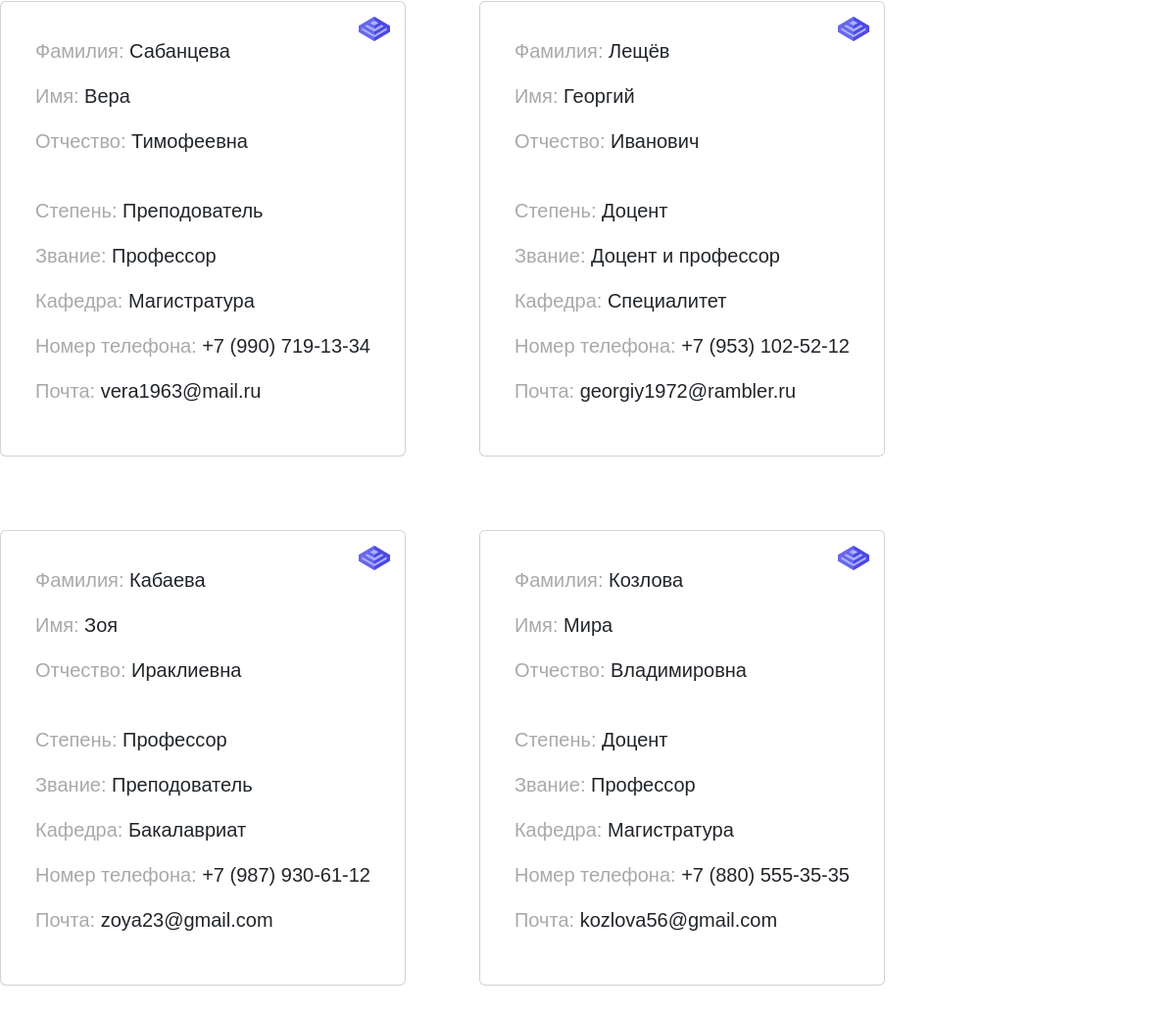
The page /teachers.php (lower part) on the database as committed earlier.
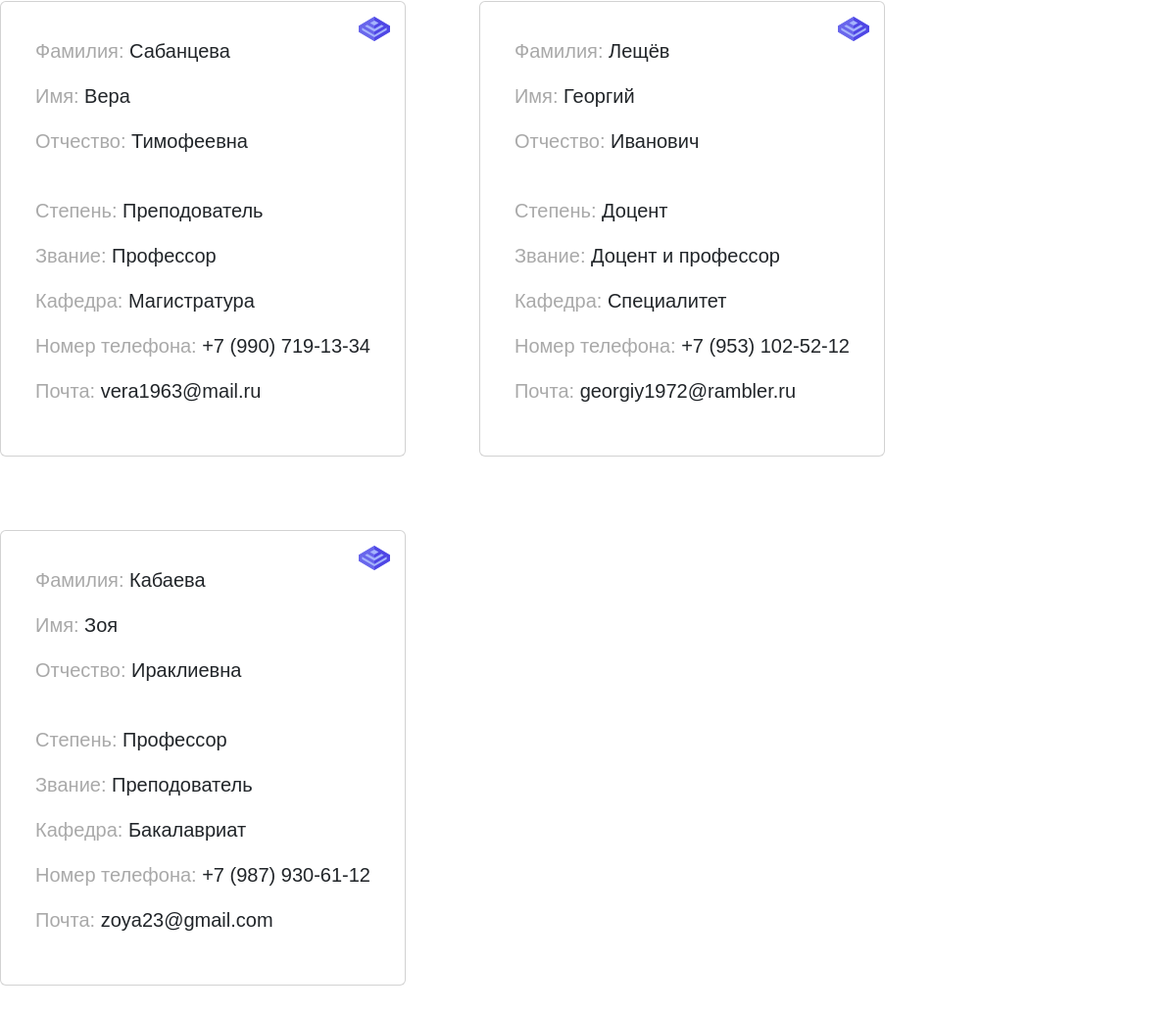
The same page on the database as committed later.
### tables this page shows
CREATE TABLE `teachers` (
  `teacher_id` int NOT NULL,
  `Surname` text NOT NULL,
  `Name` text NOT NULL,
  `Patronymic` text NOT NULL,
  `Extent` varchar(255) NOT NULL,
  `Rank` text NOT NULL,
  `Department` text NOT NULL,
  `Telephone` varchar(255) NOT NULL,
  `Email` varchar(255) NOT NULL
);

### teachers.php (the view, shortened to what this page needs)
<?php
require_once 'scripts/connect.php';
?>
<!doctype html>
<html lang="ru">
<head>
    <link rel="stylesheet" href="css/teachers.css">
    <link rel="stylesheet" href="https://use.fontawesome.com/releases/v6.2.1/css/all.css">
    <link href="https://cdn.jsdelivr.net/npm/bootstrap@5.2.2/dist/css/bootstrap.min.css" rel="stylesheet">
</head>
<body>
<?php
$search = $_GET['search'];
if (isset($search)) {
    $select = "SELECT * FROM `teachers` WHERE `Surname` LIKE '%$search%'";
    $result = $connect -> query($select) -> fetch_all(MYSQLI_ASSOC);
} else {
    $select = "SELECT * FROM teachers";
    $result = $connect -> query($select) -> fetch_all(MYSQLI_ASSOC);
}
echo "<div style='max-width: 1500px; margin: 150px auto 50px;display: flex; flex-wrap: wrap; gap: 75px;'>";
foreach ($result as $row) {
    echo "<div class='card'>";
    echo "<img class='logo' src='img/logo.svg' alt='logo'>";
    echo "<p name='Surname' class='surname'><span>Фамилия: </span> " . $row['Surname'] . "<br></p>";
    echo "<p name='Name' class='name'><span>Имя: </span> " . $row['Name'] . "<br></p>";
    echo "<p name='Patronymic' class='patronymic'><span>Отчество: </span> " . $row['Patronymic'] . "<br></p>";
    echo "<div class='other'>";
    echo "<p name='Extent' class='extent'><span>Степень: </span> " . $row['Extent'] . "<br></p>";
    echo "<p name='Rank' class='rank'><span>Звание: </span> " . $row['Rank'] . "<br></p>";
    echo "<p name='Department' class='rank'><span>Кафедра: </span> " . $row['Department'] . "<br></p>";
    echo "<p name='Telephone' class='telephone'><span>Номер телефона: </span> " . $row['Telephone'] . "<br></p>";
    echo "<p name='Email' class='email'><span>Почта: </span> " . $row['Email'] . "<br></p>";
    echo "</div>";
    echo "</div>";
}
echo "</div>";
?>
</body>
</html>

### css/teachers.css (style rules this page uses)
* { margin: 0; padding: 0; box-sizing: border-box; font-family: "Google Sans", sans-serif; }
body { background-color: #FFFFFF; }
.card { border-radius: 5px; padding: 35px 35px; border: 1px solid lightgray; cursor: pointer; position: relative; }
.logo { width: 15%; padding: 15px 15px; position: absolute; top: 0; right: 0; }
.other { margin-top: 25px; }

Rows that differ between the two databases and show on the page:
removed teachers: Surname "Козлова", Name "Мира", Patronymic "Владимировна", Extent "Доцент", Rank "Профессор", Department "Магистратура", Telephone "+7 (880) 555-35-35", Email "kozlova56@gmail.com"
